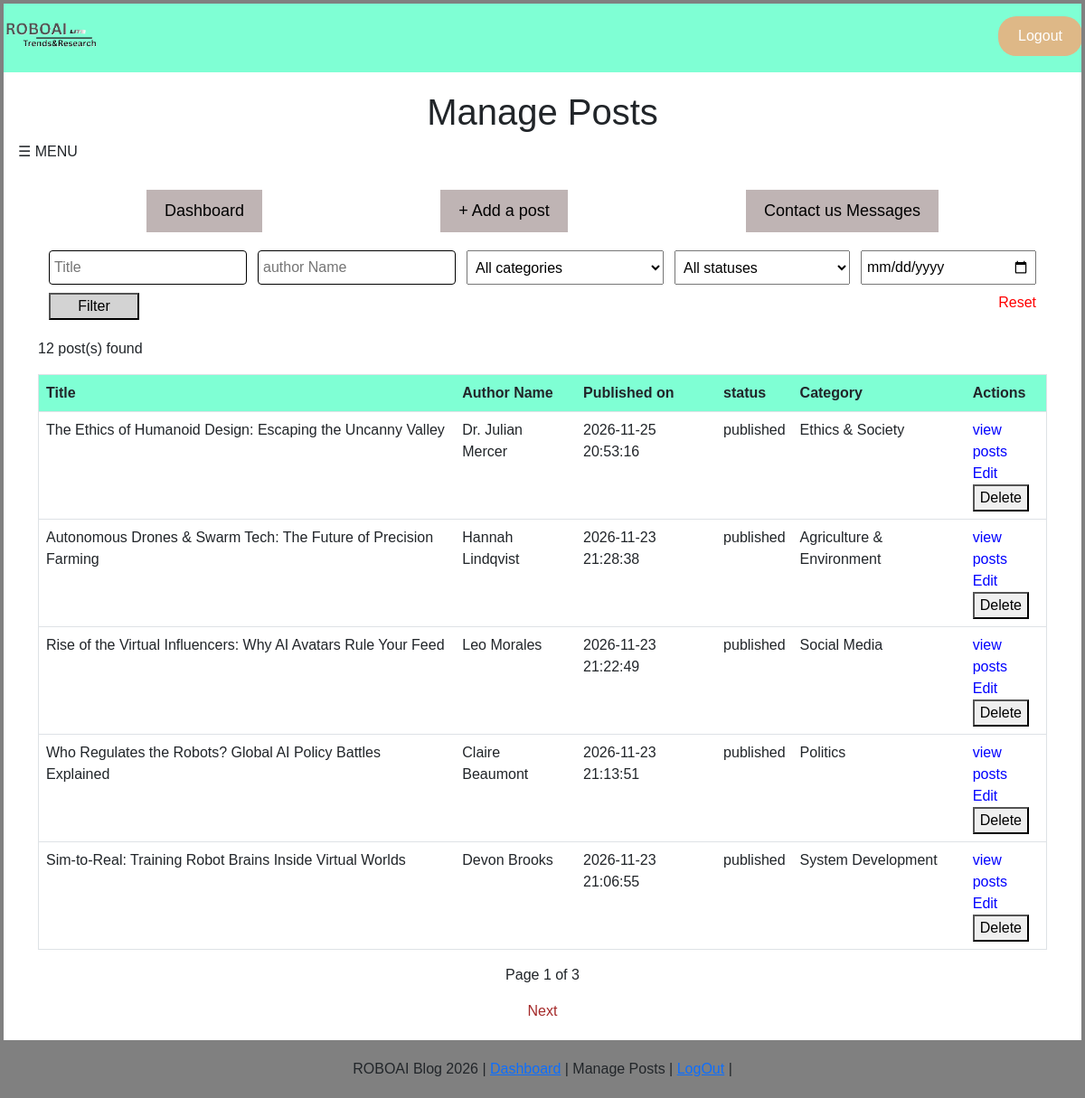
The app's page /admin/admin_posts.php (signed in) with its own data.
### tables this page shows
CREATE TABLE `posts` (
  `post_id` int(11) NOT NULL AUTO_INCREMENT,
  `admin_id` int(11) NOT NULL,
  `author_id` int(11) NOT NULL,
  `category_id` int(11) NOT NULL,
  `title` varchar(255) NOT NULL,
  `excerpt` text NOT NULL,
  `content` text NOT NULL,
  `author_name` varchar(255) NOT NULL,
  `published_on` timestamp NOT NULL DEFAULT current_timestamp() ON UPDATE current_timestamp(),
  `media` varchar(500) NOT NULL,
  `status` enum('draft','published') NOT NULL,
  PRIMARY KEY (`post_id`),
  KEY `fk_admin` (`admin_id`),
  KEY `category_id` (`category_id`),
  KEY `author_id_fk` (`author_id`),
  CONSTRAINT `posts_ibfk_1` FOREIGN KEY (`author_id`) REFERENCES `author` (`author_id`) ON UPDATE CASCADE,
  CONSTRAINT `posts_ibfk_2` FOREIGN KEY (`category_id`) REFERENCES `categories` (`category_id`) ON UPDATE CASCADE,
  CONSTRAINT `posts_ibfk_3` FOREIGN KEY (`admin_id`) REFERENCES `admin` (`admin_id`) ON DELETE CASCADE ON UPDATE CASCADE
);

CREATE TABLE `categories` (
  `category_id` int(11) NOT NULL AUTO_INCREMENT,
  `category_name` varchar(255) DEFAULT NULL,
  PRIMARY KEY (`category_id`),
  UNIQUE KEY `category_name` (`category_name`)
);

### admin/admin_posts.php (the view, shortened to what this page needs)
<?php
$host = "localhost";
$user = "root";
$password = "";
$database = "roboai_blog_db";
$port = 3307;
$conn =mysqli_connect($host, $user, $password, $database, $port);
$per_page = 5;
$page = max(1, (int) ($_GET['page'] ?? 1));
$offset = ($page - 1) * $per_page;
$f_title = trim($_GET['title'] ?? '');
$f_author_name = trim($_GET['author_name'] ?? '');
$f_category_id  = (int) ($_GET['category_id'] ?? 0);
$f_status = $_GET['status'] ?? '';
$f_published_on = trim($_GET['published_on'] ?? '');
if($f_status !== 'draft' && $f_status !== 'published') {
    $f_status = '';
}
$d =DateTime::createfromFormat('Y-m-d', $f_published_on);
if (!$d || $d->format('Y-m-d') !== $f_published_on) {
    $f_published_on = '';
}
$where  = [];
$types  = '';
$params = [];
$where_sql = $where ? 'WHERE '. implode(' AND ', $where) : '';
$filters = array_filter([
    'title'    => $f_title,
    'author_name'   => $f_author_name,
    'category_id' => $f_category_id,
    'status'   => $f_status,
    'published_on'     => $f_published_on,
], function ($v) { return $v !== '' && $v !== 0; });
function page_link(array $filters, int $page): string {
    return '?' . htmlspecialchars(http_build_query(array_merge($filters, ['page' => $page])));
}
$count_stmt = mysqli_prepare($conn,
    "SELECT COUNT(*) AS total FROM posts p $where_sql");
mysqli_stmt_execute($count_stmt);
$total = (int) mysqli_fetch_assoc(mysqli_stmt_get_result($count_stmt))['total'];
$total_pages =(int) ceil($total / $per_page);
$stmt = mysqli_prepare($conn,
        "SELECT p.post_id, p.title, p.author_name, p.published_on, p.status, c.category_name
        FROM posts p
        LEFT JOIN categories c ON p.category_id = c.category_id
        $where_sql
        ORDER BY p.published_on DESC, p.post_id DESC
        LIMIT ? OFFSET ?");
$page_params = array_merge($params, [$per_page, $offset]);
mysqli_stmt_bind_param($stmt, $types . 'ii', ...$page_params);
mysqli_stmt_execute($stmt);
$result = mysqli_stmt_get_result($stmt);
?>
<!DOCTYPE html>
<html lang="en">
    <head>
        <link href="https://cdn.jsdelivr.net/npm/bootstrap@5.0.2/dist/css/bootstrap.min.css" rel="stylesheet">
        <link rel="stylesheet" href="admin.css">
    </head>
    <body>
        <header class="blog-header">
            <div class="logo">
                <a href="#"><img class="blog-header-img" style="height: 50px; width: auto;" src="/ROBOAI/images/logo2.index.png" alt="Roboai Logo"></a>
            </div>
                <div class="log-auth">
                    <a class="log-auth-btn" href="admin_logout.php">Logout</a>
                </div>
        </header>
        <div id="main">
            <h1 style="text-align: center;" > Manage Posts</h1>
            <span onclick="openNav()">&#9776; MENU</span>
            <div class="top-link">
                <span>
                    <a href="admin_dashboard.php">Dashboard</a>
                </span>
                <span >
                    <a href="create.php">&plus; Add a post</a>
                </span>
                <span>
                    <a href="admin_contactfeed.php">Contact us Messages</a>
                </span>
            </div>
            <div class="container">
                <form class="admin-filter" method="GET" action="admin_posts.php">
                    <input type="text" name="title" placeholder="Title"
                        value="<?php echo htmlspecialchars($f_title); ?>">
                    <input type="text" name="author_name" placeholder="author Name"
                        value="<?php echo htmlspecialchars($f_author_name); ?>">
                    <select class="category" name="category_id">
                        <option value="0"> All categories</option>
                    </select>
                    <select class="status" name="status">
                        <option value="">All statuses</option>
                    </select>
                    <input type="date" name="published_on" value="<?php echo htmlspecialchars($f_published_on); ?>">
                    <button style="background-color:lightgray; width:100px; margin-top: 1px;" type="submit">Filter</button>
                    <a style="color: red;" href="admin_posts.php">Reset</a>
                </form>
                    <?php if  ($total == 0) { ?>
                        <?php if ($filters) { ?>
                            <p> There is no post match.<a href="admin_posts.php">Reset</a></p>
                        <?php } else { ?>
                            <p>No posts yet.</p>
                        <?php } ?>
                    <?php } elseif ($page > $total_pages) { ?>
                        <p>No more posts <a href="<?php echo page_link($filters, 1); ?>">Back to first page</a></p>
                    <?php } else { ?>
                        <p><?php echo $total; ?> post(s) found</p>
                    <div class="table-responsive">
                        <table border="1" class="table table-hover">
                            <tr style="background-color: aquamarine;">
                                <th>Title</th>
                                <th>Author Name</th>
                                <th>Published on</th>
                                <th>status</th>
                                <th>Category</th>
                                <th>Actions</th>
                            </tr>
                            <?php while ($row = mysqli_fetch_assoc($result)) { ?>
                                <tr>
                                    <td><?php echo htmlspecialchars($row['title']); ?></td>
                                    <td><?php echo htmlspecialchars($row['author_name']); ?></td>
                                    <td><?php echo htmlspecialchars($row['published_on']); ?></td>
                                    <td><?php echo htmlspecialchars($row['status']); ?></td>
                                    <td><?php echo htmlspecialchars($row['category_name'] ?? 'No category'); ?></td>
                                    <td>
                                        <a href="../post_details.php?id=<?php echo $row['post_id']; ?>">view posts</a><br>
                                        <a href="edit.php?id=<?php echo $row['post_id']; ?>">Edit</a>
                                        <form method="POST" action="delete.php"
                                            onsubmit="return confirm('Delete post. This cannot be undone.');">
                                            <button type="submit">Delete</button>
                                        </form>
                                    </td>
                                </tr>
                            <?php } ?>
                        </table>
                    </div>
                <div class="pageCount">
                    <p style="text-align: center;">Page <?php echo $page; ?> of <?php echo $total_pages; ?></p>
                    <div class="next-prev">
                        <?php if ($page < $total_pages) { ?><a style="color:brown" href="<?php echo page_link($filters, $page + 1); ?>">Next</a><?php } ?>
                    </div>
                </div>
                <?php } ?>
            </div>
        </div>
        <footer class="footer">ROBOAI Blog 2026 | <a href="admin_dashboard.php">Dashboard</a> | Manage Posts | <a href="admin_logout.php">LogOut</a> |</footer>
    </body>
</html>

### admin/admin.css (style rules this page uses)
html { box-sizing: border-box; }
*, *::before, *::after { box-sizing: inherit; }
body { font-family: Arial, Helvetica, sans-serif; box-sizing: border-box; min-height: 100vh; display: flex; flex-direction: column; background-color:rgba(220, 223, 225, 0.4); margin: 0; outline: 4px solid gray; outline-offset: -4px; }
a { max-width: 100%; }
.blog-header { display: flex; justify-content: space-betwween; align-items: center; padding: 15px 3px; background-color: aquamarine; }
.blog-header-img { display: block; height: 50px; }
.log-auth { margin-left: auto; }
.log-auth-btn { float: left; text-decoration: none; color: #ffffff; background-color: burlywood; padding: 8px 20px; border-radius: 20px; border: 2px solid transparent; transition: all 0.3s ease; }
* { box-sizing: border-box; }
body { background-color: inherit; align-content:center; }
* { box-sizing:border-box; }
.footer { padding: 20px; text-align: center; background: gray; margin-top: auto; }
#main { transition: margin-left .5s; padding: 20px; }
.admin-filter { display: flex; flex-wrap: wrap; gap: 8px 12px; justify-content: space-between ; margin: 0 auto 20px; padding: 0 12px; }
input[type=text] { border: 1px solid black; border-radius: 4px; padding: 5px; flex: 1 1 150px; }
select.category { padding: 5px; flex: 1 1 150px; }
select.status { padding: 5px; flex: 1 1 150px; }
input[type=date] { padding: 5px; flex: 1 1 150px; }
.table { border-collapse: collapse; }
td { text-align: left; }
th, td { padding: 6px; }
p, h1, h2 { font-family: inherit; }
.next-prev { text-align: center; color: brown; }

### records on screen
posts: title "The Ethics of Humanoid Design: Escaping the Uncanny Valley", author_name "Dr. Julian Mercer", published_on "2026-11-25 20:53:16", status "published", category.category_name "Ethics & Society"
posts: title "Autonomous Drones & Swarm Tech: The Future of Precision Farming", author_name "Hannah Lindqvist", published_on "2026-11-23 21:28:38", status "published", category.category_name "Agriculture & Environment"
posts: title "Rise of the Virtual Influencers: Why AI Avatars Rule Your Feed", author_name "Leo Morales", published_on "2026-11-23 21:22:49", status "published", category.category_name "Social Media"
posts: title "Who Regulates the Robots? Global AI Policy Battles Explained", author_name "Claire Beaumont", published_on "2026-11-23 21:13:51", status "published", category.category_name "Politics"
posts: title "Sim-to-Real: Training Robot Brains Inside Virtual Worlds", author_name "Devon Brooks", published_on "2026-11-23 21:06:55", status "published", category.category_name "System Development"

### other values on screen
$total "12"
$page "1"
$total_pages "3"
